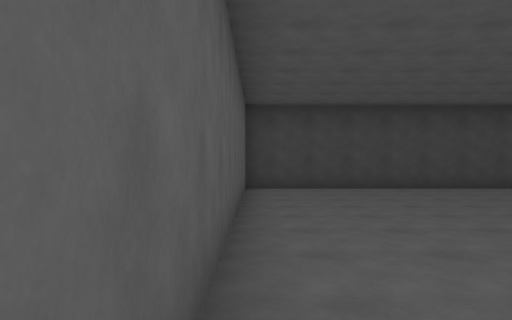
View 1 (above)

14 first-person views from a walk through a 3-D level made in the Unity game engine. The camera is 1.5 m above the floor, looks level and sees 70° across. The floor is counted in squares, 2 m on a side. Each view is taken from the middle of a square. On the plan, view 1 faces up. The plan holds only what a view shows up to about 11 squares ahead; the rest is blank. The place goes on beyond the plan. The player is left out. Surface patterns are stand-ins for the level's own textures.

View 2
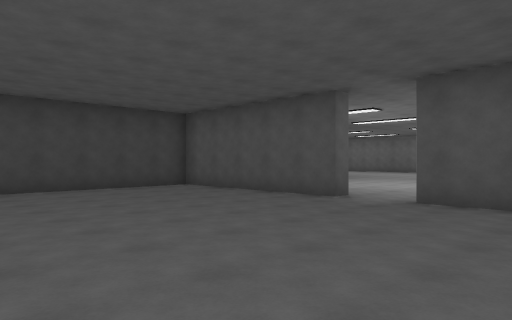

View 3
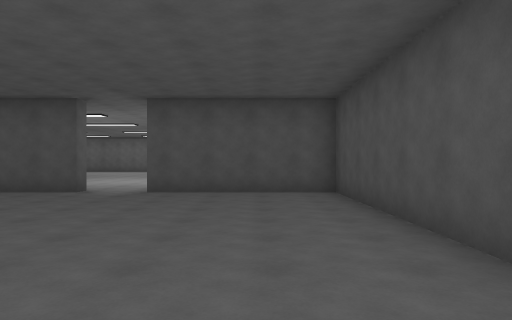

View 4
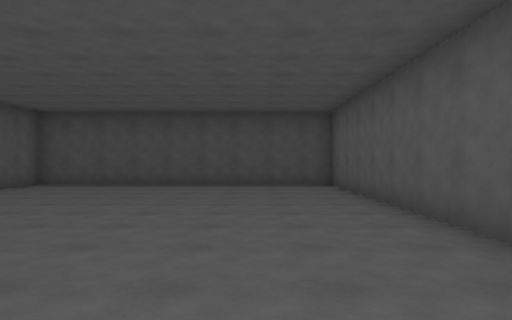

View 5
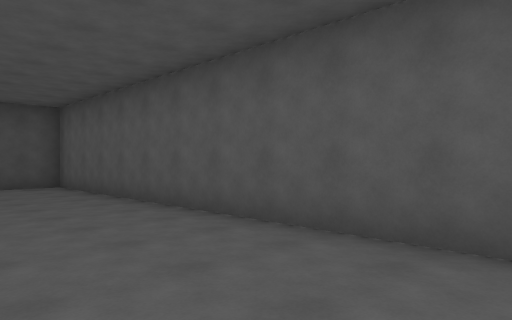

View 6
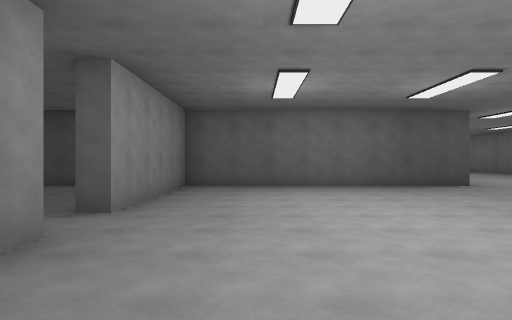

View 7
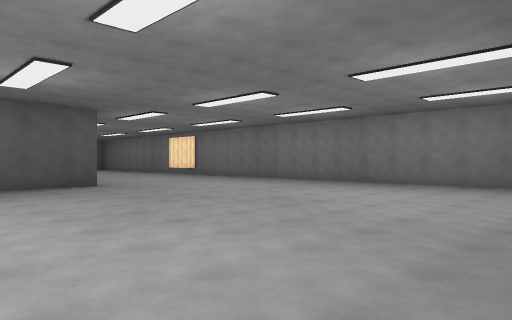

View 8
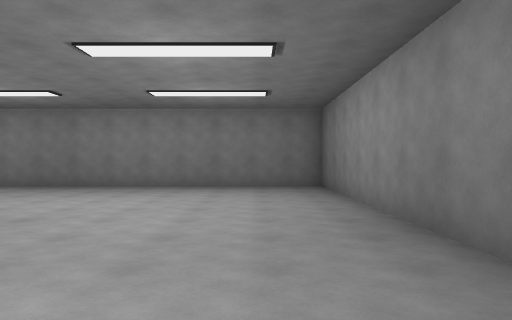

View 9
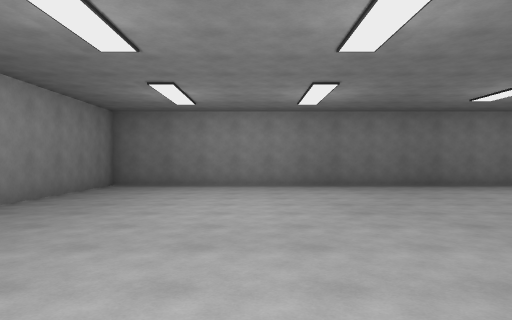

View 10
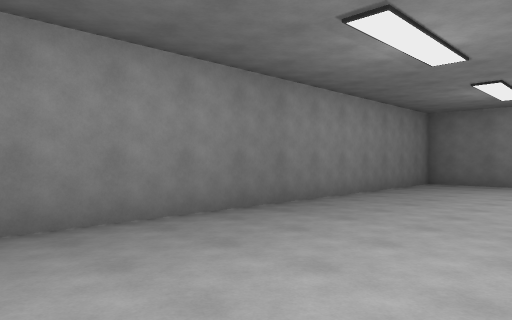

View 11
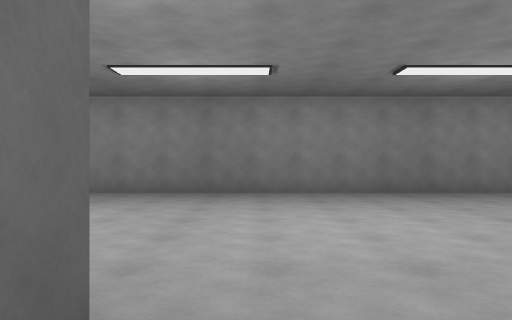

View 12
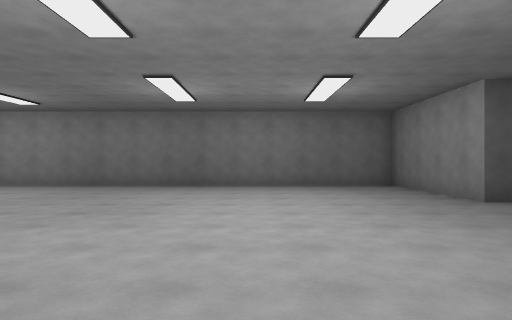

View 13
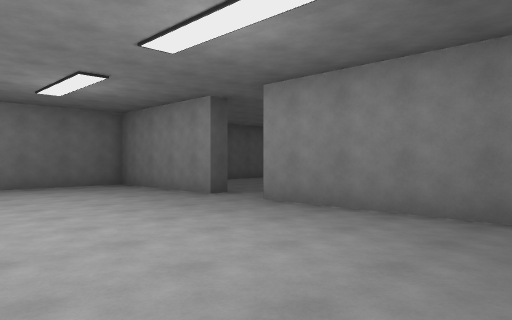

View 14
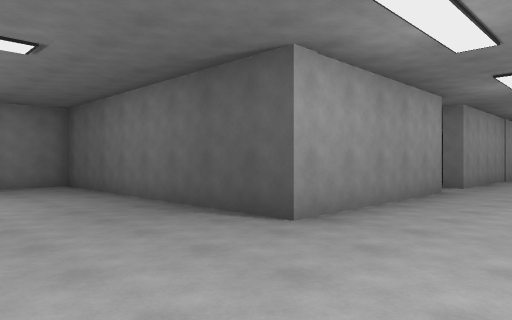

### Floor plan
Points are (right, up) in squares from view 1. A wall is a line through its corners. A room is listed if a view was taken in it or the views show most of it. See-through windows are left out.
Room 1 (views 1, 2, 3, 4, 5)
walls: (9, 4.1) (8.5, 4.1) (8.5, 9.1); (8.1, 9.5) (-0.3, 9.5) (-0.3, -1.9) (8.5, -1.9) (8.5, 2.5) (9, 2.5)
ways out: opening at (9, 3.5) to room 2
Room 2 (views 6, 7, 8, 9, 10, 11, 12, 13, 14)
walls: (17.1, 10.5) (17.1, 9.5) (9, 9.5) (9, 4.1); (17.1, 14.9) (17.1, 11.5); (17.1, 18.4) (17.1, 16.5); (9, 2.5) (9, -1.9) (24.2, -1.9) (24.2, 12.8)
ways out: opening at (9, 3.5) to room 1; opening at (17, 15.5)

Where each view was taken, in squares from view 1:
view 1: 0 up, 0 right, facing up
view 2: 0 up, 2 right, facing up-right
view 3: 0 up, 0 right, facing right
view 4: 9 up, 2 right, facing down
view 5: 9 up, 3 right, facing down-left
view 6: 1 down, 11 right, facing up
view 7: 1 down, 13 right, facing up-right
view 8: 0 up, 14 right, facing right
view 9: 9 up, 20 right, facing down
view 10: 10 up, 20 right, facing down-right
view 11: 9 up, 16 right, facing right
view 12: 9 up, 13 right, facing down
view 13: 9 up, 14 right, facing down-left
view 14: 6 up, 20 right, facing up-left
